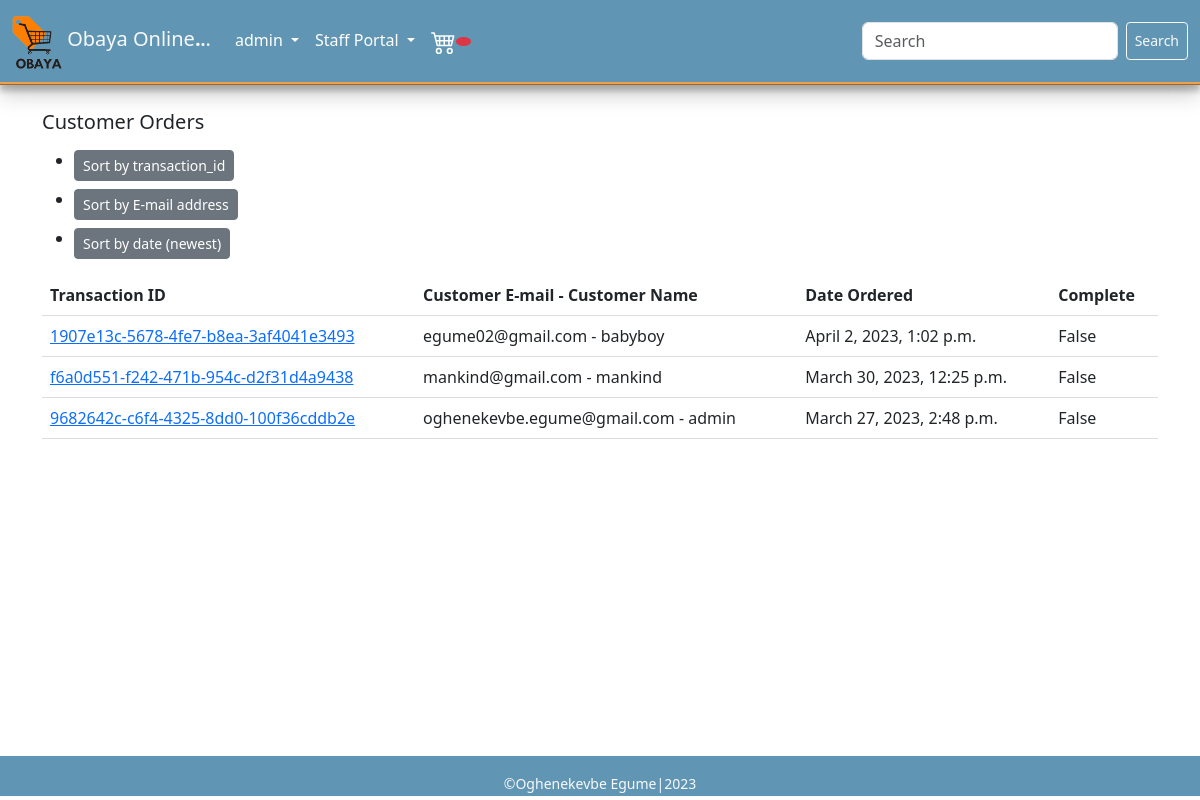
The page /orders/ (signed in) on the database as committed earlier.
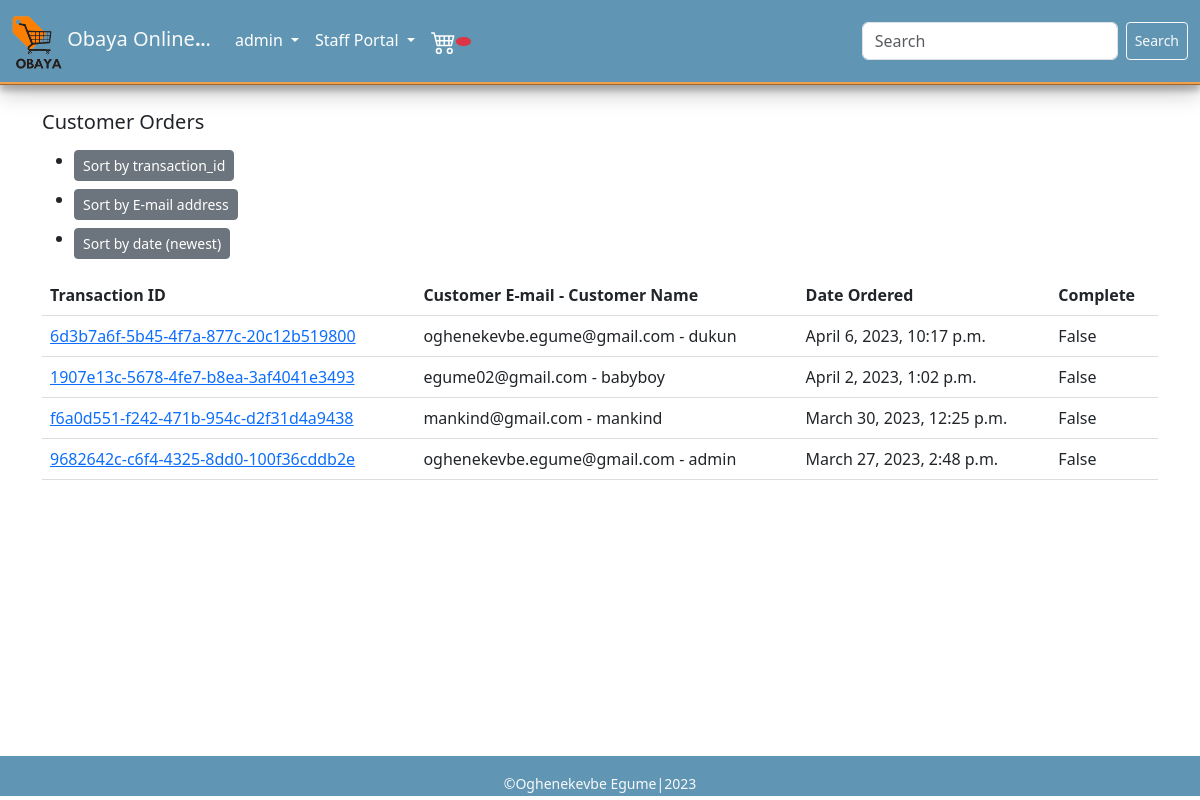
The same page on the database as committed later.
### store/models.py (models this page shows, shortened)
class Order(models.Model):
    customer = models.ForeignKey(Customer, related_name='orders', null=True, blank=True, on_delete =models.CASCADE )
    billing_address = models.ForeignKey(BillingAddress, on_delete=models.SET_NULL, blank=True, null=True, related_name='billing_address_order_set')
    date_ordered = models.DateTimeField(auto_now_add=True)
    complete = models.BooleanField(default=False, null=True, blank=False)
    transaction_id = models.UUIDField(default=uuid.uuid4().hex, primary_key=True)

class Customer(models.Model):
    user = models.OneToOneField(settings.AUTH_USER_MODEL, on_delete=models.CASCADE, null=True)
    phone_number = models.IntegerField(("Phone Number"), null=True, blank=True)
    billing_address = models.ForeignKey(BillingAddress, related_name='customers', on_delete=models.SET_NULL, null=True, blank=True)
    def __str__(self):
        return str(self.user)

### store/views.py (the view)
# urls.py: path("orders/", Orders.as_view(), name="orders"),
class Orders(StaffRequiredMixin, ListView):
    model = Order
    template_name = "customer/orders.html"
    context_object_name = 'orders'
    def get_queryset(self):
        sort = self.request.GET.get('sort', '')
        if sort == 'transaction_id':
            queryset = Order.objects.order_by('transaction_id')
        elif sort == 'email':
            queryset = Order.objects.order_by('customer__user__email')
        elif sort == 'date_ordered':
            queryset = Order.objects.order_by('date_ordered')
        else:
            queryset = Order.objects.order_by('-date_ordered')
        return queryset

### store/views.py (called while the page is built)
    def test_func(self):
        return self.request.user.is_staff

### store/templates/customer/orders.html (shortened to what this page needs)
{% extends 'base.html' %}
{% load static %}
{% block content %}
<link rel="stylesheet" type="text/css" href="{% static 'css/orders.css' %}">
<div class="container">
  <div class="row">
      <div class="col" style="height: 82vh;">
        <h5 style="margin-top: 10px;">Customer Orders</h5>
        <table>
            <ul>
              <li><a class="btn btn-secondary btn-sm mt-2" href="?sort=transaction_id">Sort by transaction_id</a></li>
              <li><a class="btn btn-secondary btn-sm mt-2" href="?sort=email">Sort by E-mail address</a></li>
              <li><a class="btn btn-secondary btn-sm mt-2" href="?sort=-date_ordered">Sort by date (newest)</a></li>
            </ul>
          <thead>
            <tr>
              <th>Transaction ID</th>
              <th>Customer E-mail  - Customer Name</th>
              <th>Date Ordered</th>
              <th>Complete</th>
            </tr>
          </thead>
          <tbody>
            {% for order in orders %}
              <tr>
                <td><a href="{% url 'order_detail' order.transaction_id  %}">{{ order.transaction_id }}</a></td>
                <td>{{ order.customer.user.email }}  -  {{ order.customer }}</td>
                <td>{{ order.date_ordered }}</td>
                <td>{{ order.complete }}</td>
              </tr>
            {% empty %}
              <tr>
                <td colspan="4">No orders found.</td>
              </tr>
            {% endfor %}
          </tbody>
        </table>
      </div>
  </div>
</div>
{% endblock %}

Rows that differ between the two databases and show on the page:
added Order: transaction_id "6d3b7a6f-5b45-4f7a-877c-20c12b519800", customer.user.email "oghenekevbe.egume@gmail.com", customer "dukun", date_ordered "April 6, 2023, 10:17 p.m.", complete "False"
